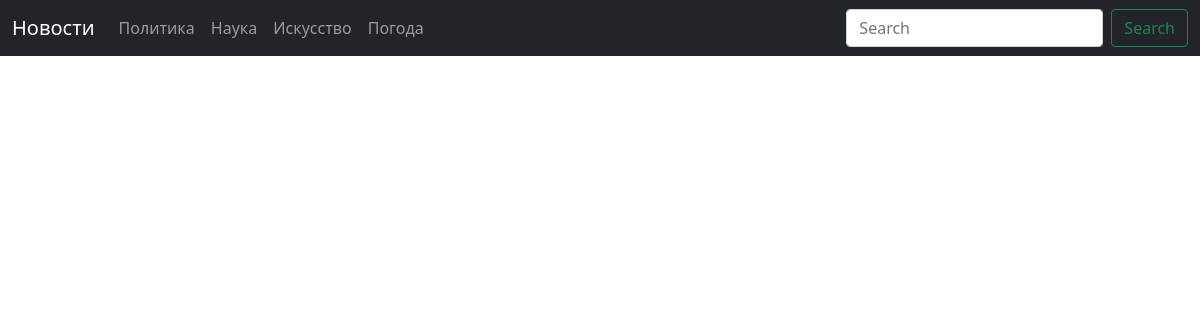
The app's page /, older data.
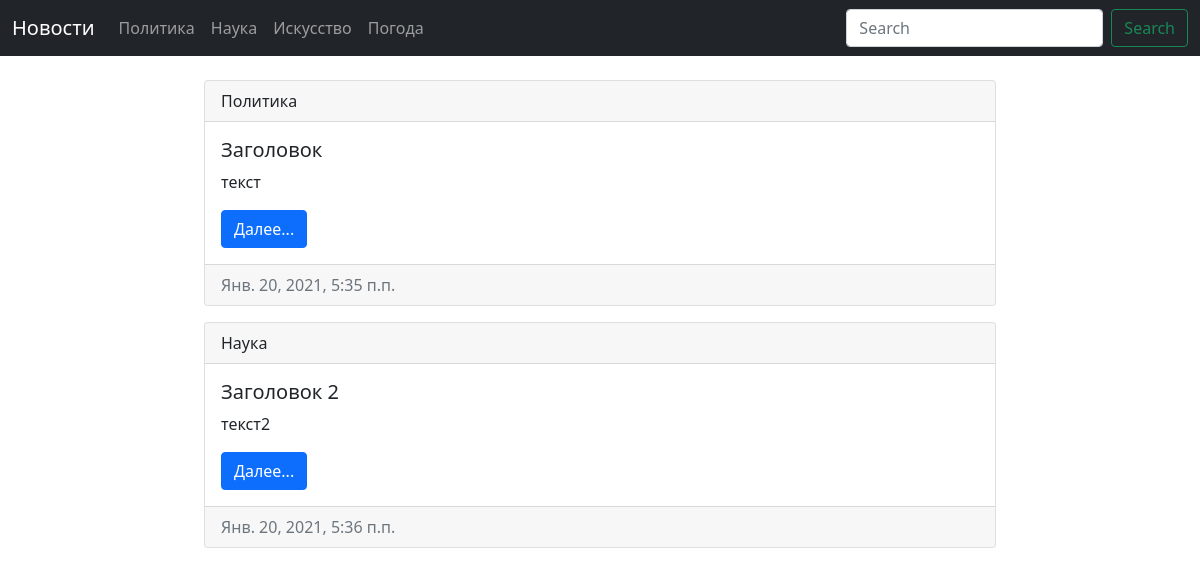
The same page, newer data.
### news/models.py (models this page shows, shortened)
class Category(models.Model):
    name = models.CharField("Категория", max_length=50)
    class Meta:
        verbose_name = ("Категория")
        verbose_name_plural = ("Категории")

class News(models.Model):
    header = models.CharField(("Заголовок"), max_length=50)
    text = models.TextField(("Текст"))
    date_create = models.DateTimeField(("Дата создания"), auto_now=False, auto_now_add=True)
    category = models.ForeignKey("Category", verbose_name=("Категория"), on_delete=models.CASCADE)
    class Meta:
        verbose_name = ("Новость")
        verbose_name_plural = ("Новости")
    def get_absolute_url(self):
        return reverse("news_detail", kwargs={"pk": self.pk})

### news/views.py (the view)
# urls.py: path('', NewsView.as_view(), name='news_list'),
class NewsView(ListView):
    model = News
    context_object_name = 'news_list'
    template_name = 'news_list.html'

### news/templatetags/category_tag.py (called while the page is built)
@register.simple_tag(name='get_list_categories')
def get_categories():
    return Category.objects.all()

### news/templates/news_list.html
{% extends "base.html" %}
{% block content %}
{% for news_list in news_list %}
<div class="conteiner mt-3">
    <div class="row">
        <div class="col-md-2">
        </div>
        <div class="col-md-8">
            <div class="card">
                <div class="card-header">
                    {{news_list.category.name}}
                </div>
                <div class="card-body">
                    <h5 class="card-title">{{news_list.header}}</h5>
                    <p class="card-text">{{news_list.text|truncatechars:200 }}</p>
                    <a href="{{news_list.get_absolute_url}}" class="btn btn-primary">Далее...</a>
                </div>
                <div class="card-footer text-muted">
                    {{news_list.date_create}}
                </div>
            </div>
        </div>
        <div class="col-md-2">
        </div>
    </div>
</div>
{% endfor %} {% endblock content %}

### newsapp/templates/inc/_menu.html (shortened to what this page needs)
{% load category_tag %}
<nav class="navbar navbar-expand-md navbar-dark bg-dark mb-4">
  <div class="container-fluid">
    <a class="navbar-brand" href="{% url 'news_list'%}">Новости</a>
    <div class="collapse navbar-collapse" id="navbarCollapse">
      <ul class="navbar-nav me-auto mb-2 mb-md-0">
          {% get_list_categories as categoryes%}
          {% for item in categoryes %}
        <li class="nav-item">
          <a class="nav-link" href="{% url 'news_category' item.pk %}">{{item.name}}</a>
        </li>
          {% endfor %}
      </ul>
      <form class="d-flex">
        <input class="form-control me-2" type="search" placeholder="Search" aria-label="Search">
        <button class="btn btn-outline-success" type="submit">Search</button>
      </form>
    </div>
  </div>
</nav>

Row changes from the older to the newer data that the page shows:
added News: category.name "Политика", header "Заголовок", text "текст", date_create "Янв. 20, 2021, 5:35 п.п."
added News: category.name "Наука", header "Заголовок 2", text "текст2", date_create "Янв. 20, 2021, 5:36 п.п."
